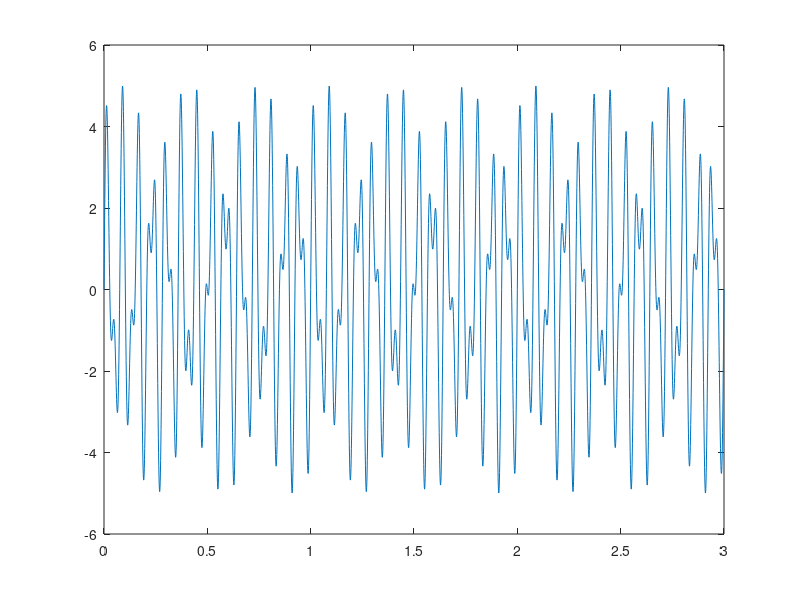

The MATLAB script that drew this image:
% sa se genereze un semnal format din 2 armonici si sa se salveze datele
% intr-un fisier

Te = 0.001;
%perioada de generare - similara cu perioada de esantionare
t = [0: Te: 3];
%vectorul timpului - momentele de prelevare de semnal
f1 = 25; f2 = 14;
%frecventa semnalului
w1 = 2 * pi * f1;
w2 = 2 * pi * f2;
%pulsatia semnalului
a1 = 2; a2 = 3;
%amplitudinea semnalului
x = a1*sin(w1*t) + a2*sin(w2*t);
%semnalul generat / inregistrat in vectorul x
plot(t,x)
%prezentarea

% salvarea in fisier
save ex1.mat t x;
